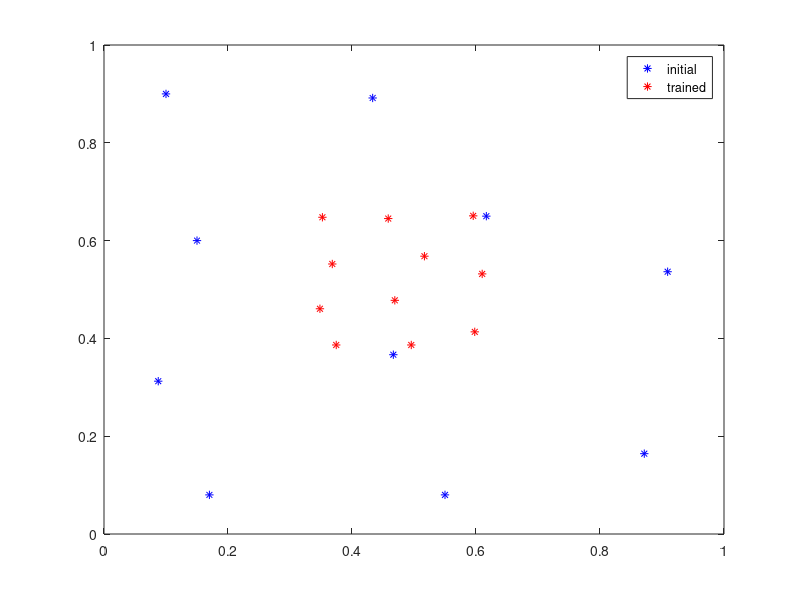
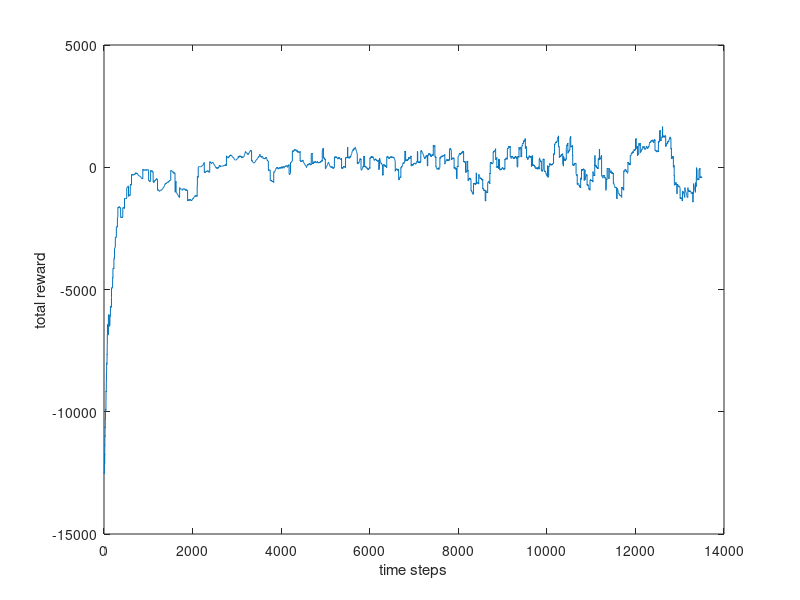
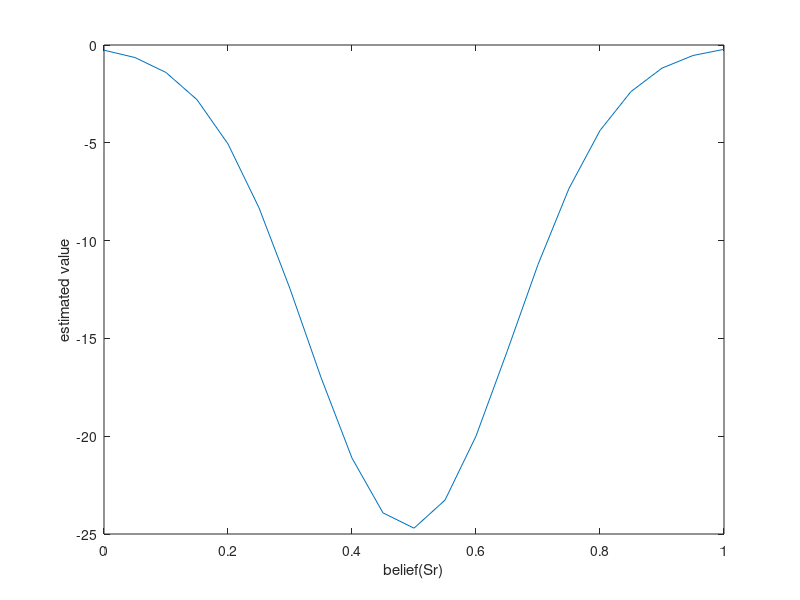

The MATLAB script that drew these images, in order:
function rashej_rao()
    %fixed probability for observation depending on random coherence values
    prob_obs = 0.5 + rand(1000,1) / 10;

    %define actions
    a.left = 1;
    a.right = 2;
    a.sample = 3;

    %define states
    s.left = 1;
    s.right = 2;

    %define the transition probabilities for each action and states
    prob_trans = transitionProbabilities();

    %train the network
    mu = initialiseRandomBeliefCentres(11);
    
    muFig = figure();
    title('initial belief');
    plot(mu(:,1),mu(:,2),'*b');
    
    sigma = sqrt(0.05);
    v = zeros(11,1);
    W = zeros(11,3);
    
    %setup start trial
    belief = [0.5 0.5];
    coherence = randi(length(prob_obs));
    state = randi(2);
%     
%     %when a new trial starts, do a free sample observation
%     observation = observationProbability(state,prob_obs(coherence));
%     belief = beliefUpdate(belief,observation);
    
    %rememeber reward for plotting
    reward = zeros(14000,1);
    for t=1:length(reward)   
        %phi is g(b_t) from Rashej Rao paper 2010 paper
        phi = [estimateBeliefPoints(belief,mu,sigma)]; 
        value_beilef = phi * v; 

        action = selectActionToTake(phi,W);
        
        switch action
            case a.sample
                reward(t) = -1;
                observation = observationProbability(state,prob_obs(coherence));
                belief = beliefUpdate(belief,observation);
            otherwise 
                %give rewards if correct action taken
                if action == a.left && state == s.left
                    reward(t) = 20;
                elseif action == a.right && state == s.right
                    reward(t) = 20;
                else
                    reward(t) = -400;
                end
                
                %start a new trial
                belief = [0.5 0.5];% + (0.3 * rand(1,2) - 0.15);

                coherence = randi(length(prob_obs));
                state = randi(2);
                
                %when a new trial starts, do a free sample observation
%                 observation = observationProbability(state,prob_obs(coherence));
%                 belief = beliefUpdate(belief,observation);
        end
        
        %compute next belief estimate
        value_new_belief = [estimateBeliefPoints(belief,mu,sigma)] * v;
        
        %update belief centers and output weights V and W 
        td_error = reward(t) + value_new_belief - value_beilef;
        
        diffs = repmat(belief,size(mu,1),1) - mu;
        mu = mu + 2.5 * 10^-7 * td_error * phi * v * 2 * diffs / sigma^2;
        v = v + 0.0005 * td_error * phi';       

        W(:,action) = W(:,action) + 0.0005 * td_error * phi';
    end
%     
    figure();
    moving_window = ones(1,500);
    sum_reward_window = conv(reward,moving_window);
    sum_reward_window = sum_reward_window(500:end-500);
    plot(1:length(sum_reward_window),sum_reward_window);
    xlabel('time steps')
    ylabel('total reward');

    figure();
    value = [];
    interval = 0:0.05:1;
    for t = interval
        belief = [t 1-t];
        phi = [estimateBeliefPoints(belief,mu,sigma)]; 
        value(end+1) = phi * v ; 
%         value(end) = exp(value(end)) / sum(value(end));
    end
    plot(interval,value);
    xlabel('belief(Sr)');
    ylabel('estimated value');
    
    figure(muFig);
    hold on;
    plot(mu(:,1),mu(:,2),'*r');
    legend('initial','trained');

    
%==========================================================================
    function [action] = selectActionToTake(phi,W)
        action_probability = exp(phi*W);
        action_probability = action_probability ./ sum(action_probability);
        
        action = find(cumsum(action_probability) >= rand(1));
        
        action = action(1) ;
    end

    function [phi] = estimateBeliefPoints(belief,mu,sigma)
        phi = zeros(1,size(mu,1));
        for i=1:size(mu,1)
            distance = sum((belief - mu(i,:)).^2);
            phi(i) = exp( -distance / (2*sigma^2) );
        end
    end

    function [observation] = observationProbability(state,prob_obs)
        if state == s.left
            observation(s.left)  = prob_obs;
            observation(s.right) = 1-prob_obs;
        else
            observation(s.left)  = 1 - prob_obs;
            observation(s.right) = prob_obs;
        end
    end

    function [belief] = beliefUpdate(belief,observation)
        belief(s.right) = observation(s.right) ...
              *( belief(s.right) * prob_trans(s.right,a.sample,s.right) ...
              +  belief(s.left)  * prob_trans(s.right,a.sample,s.left));

        belief(s.left) = observation(s.left) ...
                      *( belief(s.right) * prob_trans(s.left,a.sample,s.right) ...
                      +  belief(s.left)  * prob_trans(s.left,a.sample,s.left));

        belief = belief ./ sum(belief);
    end

    function [prob_trans] = transitionProbabilities()
        prob_trans = ones(12 ,3)*0.5;

        prob_trans(s.left,a.sample,s.left) = 1;
        prob_trans(s.right,a.sample,s.right) = 1;

        prob_trans(s.left,a.sample,s.right) = 0;
        prob_trans(s.right,a.sample,s.left) = 0;
    end

    function [mu] = initialiseRandomBeliefCentres(number)      
        [x,y] = meshgrid(0:0.1:1,0:0.1:1);
        X = [y(:) x(:)];

        % train the gaussians weights
        [idx,mu,~,~] = kmeans(X,number);
    end
end